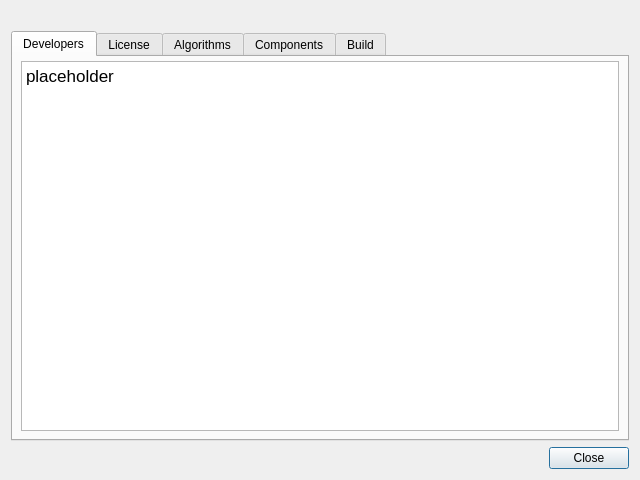
<?xml version="1.0" encoding="UTF-8"?>
<ui version="4.0">
 <class>AboutDialog</class>
 <widget class="QDialog" name="AboutDialog">
  <property name="geometry">
   <rect>
    <x>0</x>
    <y>0</y>
    <width>640</width>
    <height>480</height>
   </rect>
  </property>
  <property name="windowTitle">
   <string>About LaTIM-SNAP</string>
  </property>
  <layout class="QGridLayout" name="gridLayout" rowstretch="0,1,0" columnstretch="0,1">
   <item row="0" column="1">
    <widget class="SplashPanel" name="widget" native="true"/>
   </item>
   <item row="2" column="0" colspan="2">
    <widget class="QDialogButtonBox" name="buttonBox">
     <property name="orientation">
      <enum>Qt::Orientation::Horizontal</enum>
     </property>
     <property name="standardButtons">
      <set>QDialogButtonBox::StandardButton::Close</set>
     </property>
     <property name="centerButtons">
      <bool>false</bool>
     </property>
    </widget>
   </item>
   <item row="1" column="0" colspan="2">
    <widget class="QTabWidget" name="tabWidget">
     <property name="styleSheet">
      <string notr="true"/>
     </property>
     <property name="currentIndex">
      <number>0</number>
     </property>
     <widget class="QWidget" name="tab">
      <attribute name="title">
       <string>Developers</string>
      </attribute>
      <layout class="QVBoxLayout" name="verticalLayout">
       <property name="leftMargin">
        <number>8</number>
       </property>
       <property name="topMargin">
        <number>4</number>
       </property>
       <property name="rightMargin">
        <number>8</number>
       </property>
       <property name="bottomMargin">
        <number>8</number>
       </property>
       <item>
        <widget class="QTextBrowser" name="outCredits">
         <property name="markdown">
          <string notr="true">placeholder

</string>
         </property>
         <property name="html">
          <string notr="true">&lt;!DOCTYPE HTML PUBLIC &quot;-//W3C//DTD HTML 4.0//EN&quot; &quot;http://www.w3.org/TR/REC-html40/strict.dtd&quot;&gt;
&lt;html&gt;&lt;head&gt;&lt;meta name=&quot;qrichtext&quot; content=&quot;1&quot; /&gt;&lt;meta charset=&quot;utf-8&quot; /&gt;&lt;style type=&quot;text/css&quot;&gt;
p, li { white-space: pre-wrap; }
hr { height: 1px; border-width: 0; }
li.unchecked::marker { content: &quot;\2610&quot;; }
li.checked::marker { content: &quot;\2612&quot;; }
&lt;/style&gt;&lt;/head&gt;&lt;body style=&quot; font-family:'.AppleSystemUIFont'; font-size:13pt; font-weight:400; font-style:normal;&quot;&gt;
&lt;p style=&quot; margin-top:8px; margin-bottom:8px; margin-left:0px; margin-right:0px; -qt-block-indent:0; text-indent:0px;&quot;&gt;placeholder&lt;/p&gt;&lt;/body&gt;&lt;/html&gt;</string>
         </property>
        </widget>
       </item>
      </layout>
     </widget>
     <widget class="QWidget" name="tab_2">
      <attribute name="title">
       <string>License</string>
      </attribute>
      <layout class="QVBoxLayout" name="verticalLayout_2">
       <property name="leftMargin">
        <number>8</number>
       </property>
       <property name="topMargin">
        <number>4</number>
       </property>
       <property name="rightMargin">
        <number>8</number>
       </property>
       <property name="bottomMargin">
        <number>8</number>
       </property>
       <item>
        <widget class="QTextBrowser" name="outLicense">
         <property name="markdown">
          <string notr="true">placeholder

</string>
         </property>
         <property name="html">
          <string notr="true">&lt;!DOCTYPE HTML PUBLIC &quot;-//W3C//DTD HTML 4.0//EN&quot; &quot;http://www.w3.org/TR/REC-html40/strict.dtd&quot;&gt;
&lt;html&gt;&lt;head&gt;&lt;meta name=&quot;qrichtext&quot; content=&quot;1&quot; /&gt;&lt;meta charset=&quot;utf-8&quot; /&gt;&lt;style type=&quot;text/css&quot;&gt;
p, li { white-space: pre-wrap; }
hr { height: 1px; border-width: 0; }
li.unchecked::marker { content: &quot;\2610&quot;; }
li.checked::marker { content: &quot;\2612&quot;; }
&lt;/style&gt;&lt;/head&gt;&lt;body style=&quot; font-family:'.AppleSystemUIFont'; font-size:13pt; font-weight:400; font-style:normal;&quot;&gt;
&lt;p style=&quot; margin-top:8px; margin-bottom:8px; margin-left:0px; margin-right:0px; -qt-block-indent:0; text-indent:0px;&quot;&gt;placeholder&lt;/p&gt;&lt;/body&gt;&lt;/html&gt;</string>
         </property>
        </widget>
       </item>
      </layout>
     </widget>
     <widget class="QWidget" name="tab_5">
      <attribute name="title">
       <string>Algorithms</string>
      </attribute>
      <layout class="QVBoxLayout" name="verticalLayout_5">
       <property name="leftMargin">
        <number>8</number>
       </property>
       <property name="topMargin">
        <number>4</number>
       </property>
       <property name="rightMargin">
        <number>8</number>
       </property>
       <property name="bottomMargin">
        <number>8</number>
       </property>
       <item>
        <widget class="QTextBrowser" name="ouAlgorithms">
         <property name="markdown">
          <string notr="true">placeholder

</string>
         </property>
         <property name="html">
          <string notr="true">&lt;!DOCTYPE HTML PUBLIC &quot;-//W3C//DTD HTML 4.0//EN&quot; &quot;http://www.w3.org/TR/REC-html40/strict.dtd&quot;&gt;
&lt;html&gt;&lt;head&gt;&lt;meta name=&quot;qrichtext&quot; content=&quot;1&quot; /&gt;&lt;meta charset=&quot;utf-8&quot; /&gt;&lt;style type=&quot;text/css&quot;&gt;
p, li { white-space: pre-wrap; }
hr { height: 1px; border-width: 0; }
li.unchecked::marker { content: &quot;\2610&quot;; }
li.checked::marker { content: &quot;\2612&quot;; }
&lt;/style&gt;&lt;/head&gt;&lt;body style=&quot; font-family:'.AppleSystemUIFont'; font-size:13pt; font-weight:400; font-style:normal;&quot;&gt;
&lt;p style=&quot; margin-top:8px; margin-bottom:8px; margin-left:0px; margin-right:0px; -qt-block-indent:0; text-indent:0px;&quot;&gt;placeholder&lt;/p&gt;&lt;/body&gt;&lt;/html&gt;</string>
         </property>
        </widget>
       </item>
      </layout>
     </widget>
     <widget class="QWidget" name="tab_3">
      <attribute name="title">
       <string>Components</string>
      </attribute>
      <layout class="QVBoxLayout" name="verticalLayout_3">
       <property name="leftMargin">
        <number>8</number>
       </property>
       <property name="topMargin">
        <number>4</number>
       </property>
       <property name="rightMargin">
        <number>8</number>
       </property>
       <property name="bottomMargin">
        <number>8</number>
       </property>
       <item>
        <widget class="QTextBrowser" name="outComponents">
         <property name="markdown">
          <string notr="true"/>
         </property>
         <property name="html">
          <string notr="true">&lt;!DOCTYPE HTML PUBLIC &quot;-//W3C//DTD HTML 4.0//EN&quot; &quot;http://www.w3.org/TR/REC-html40/strict.dtd&quot;&gt;
&lt;html&gt;&lt;head&gt;&lt;meta name=&quot;qrichtext&quot; content=&quot;1&quot; /&gt;&lt;meta charset=&quot;utf-8&quot; /&gt;&lt;style type=&quot;text/css&quot;&gt;
p, li { white-space: pre-wrap; }
hr { height: 1px; border-width: 0; }
li.unchecked::marker { content: &quot;\2610&quot;; }
li.checked::marker { content: &quot;\2612&quot;; }
&lt;/style&gt;&lt;/head&gt;&lt;body style=&quot; font-family:'.AppleSystemUIFont'; font-size:13pt; font-weight:400; font-style:normal;&quot;&gt;
&lt;p style=&quot;-qt-paragraph-type:empty; margin-top:0px; margin-bottom:0px; margin-left:0px; margin-right:0px; -qt-block-indent:0; text-indent:0px;&quot;&gt;&lt;br /&gt;&lt;/p&gt;&lt;/body&gt;&lt;/html&gt;</string>
         </property>
         <property name="overwriteMode">
          <bool>true</bool>
         </property>
         <property name="openExternalLinks">
          <bool>true</bool>
         </property>
        </widget>
       </item>
      </layout>
     </widget>
     <widget class="QWidget" name="tab_4">
      <attribute name="title">
       <string>Build</string>
      </attribute>
      <layout class="QVBoxLayout" name="verticalLayout_4">
       <property name="leftMargin">
        <number>8</number>
       </property>
       <property name="topMargin">
        <number>4</number>
       </property>
       <property name="rightMargin">
        <number>8</number>
       </property>
       <property name="bottomMargin">
        <number>8</number>
       </property>
       <item>
        <widget class="QTextBrowser" name="outBuild">
         <property name="styleSheet">
          <string notr="true">font-size: 12px;</string>
         </property>
         <property name="markdown">
          <string notr="true">placeholder

</string>
         </property>
         <property name="html">
          <string notr="true">&lt;!DOCTYPE HTML PUBLIC &quot;-//W3C//DTD HTML 4.0//EN&quot; &quot;http://www.w3.org/TR/REC-html40/strict.dtd&quot;&gt;
&lt;html&gt;&lt;head&gt;&lt;meta name=&quot;qrichtext&quot; content=&quot;1&quot; /&gt;&lt;meta charset=&quot;utf-8&quot; /&gt;&lt;style type=&quot;text/css&quot;&gt;
p, li { white-space: pre-wrap; }
hr { height: 1px; border-width: 0; }
li.unchecked::marker { content: &quot;\2610&quot;; }
li.checked::marker { content: &quot;\2612&quot;; }
&lt;/style&gt;&lt;/head&gt;&lt;body style=&quot; font-family:'.AppleSystemUIFont'; font-size:12px; font-weight:400; font-style:normal;&quot;&gt;
&lt;p style=&quot; margin-top:0px; margin-bottom:0px; margin-left:0px; margin-right:0px; -qt-block-indent:0; text-indent:0px;&quot;&gt;placeholder&lt;/p&gt;&lt;/body&gt;&lt;/html&gt;</string>
         </property>
         <property name="acceptRichText">
          <bool>true</bool>
         </property>
         <property name="openExternalLinks">
          <bool>true</bool>
         </property>
        </widget>
       </item>
      </layout>
     </widget>
    </widget>
   </item>
   <item row="0" column="0">
    <widget class="QLabel" name="label">
     <property name="text">
      <string/>
     </property>
     <property name="pixmap">
      <pixmap resource="../Resources/SNAPResources.qrc">:/root/logo_new.gif</pixmap>
     </property>
    </widget>
   </item>
  </layout>
 </widget>
 <customwidgets>
  <customwidget>
   <class>SplashPanel</class>
   <extends>QWidget</extends>
   <header>SplashPanel.h</header>
   <container>1</container>
  </customwidget>
 </customwidgets>
 <resources>
  <include location="../Resources/SNAPResources.qrc"/>
 </resources>
 <connections>
  <connection>
   <sender>buttonBox</sender>
   <signal>accepted()</signal>
   <receiver>AboutDialog</receiver>
   <slot>accept()</slot>
   <hints>
    <hint type="sourcelabel">
     <x>248</x>
     <y>254</y>
    </hint>
    <hint type="destinationlabel">
     <x>157</x>
     <y>274</y>
    </hint>
   </hints>
  </connection>
  <connection>
   <sender>buttonBox</sender>
   <signal>rejected()</signal>
   <receiver>AboutDialog</receiver>
   <slot>reject()</slot>
   <hints>
    <hint type="sourcelabel">
     <x>316</x>
     <y>260</y>
    </hint>
    <hint type="destinationlabel">
     <x>286</x>
     <y>274</y>
    </hint>
   </hints>
  </connection>
 </connections>
</ui>
